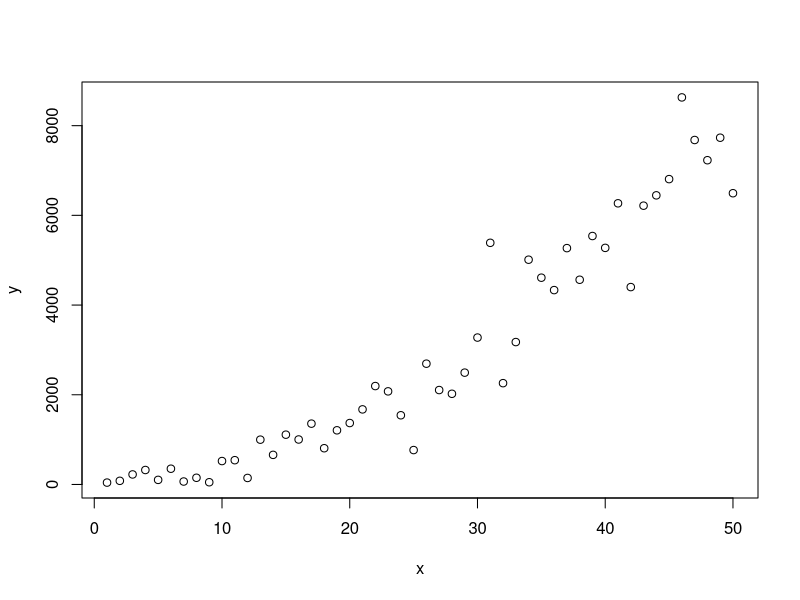
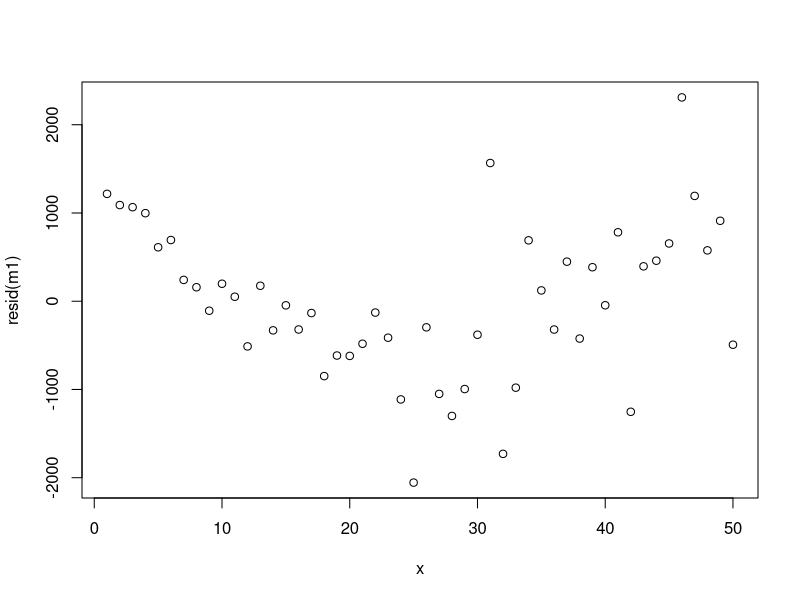
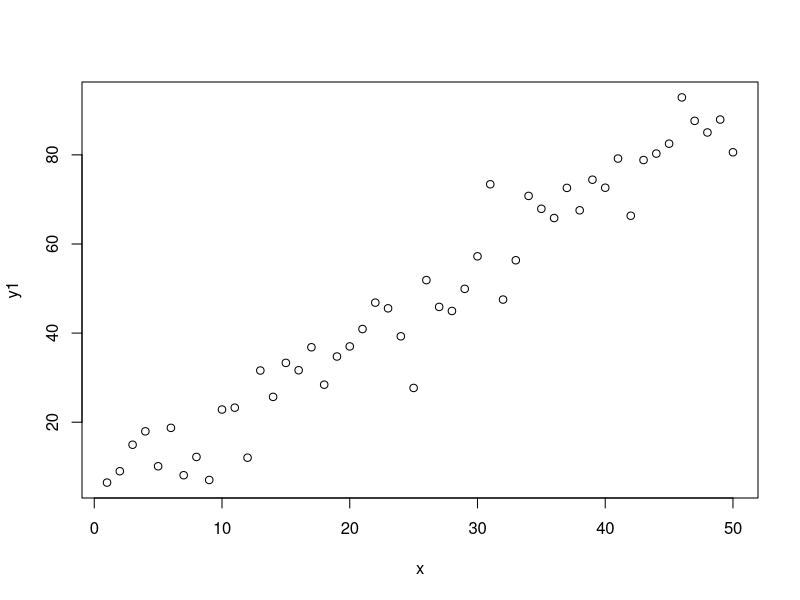
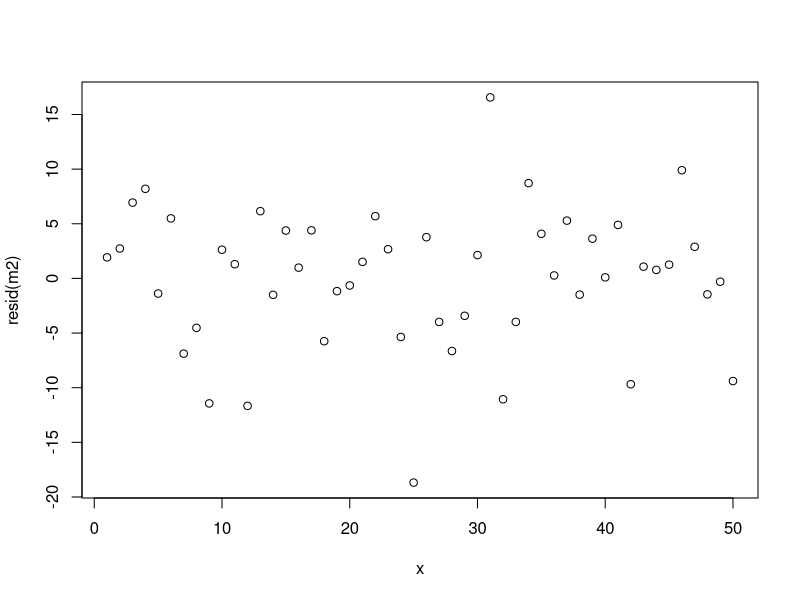

Generate these figures, in order, with R:
# Transformation illustration.

# Let us generate an example data
set.seed(123456789)
# Create sequence of data between 1 and 50
x <- seq(1, 50)
y <- (runif(1, 0.1, 2.5) * x + rnorm(50, mean = 2, sd = 6))^2

# The plot shows that this data does not have a linear pattern.
plot(x, y)

m1 <- lm(y ~ x)
summary(m1)
# We see also in the residual plot that the data does not show a linear pattern.
plot(x, resid(m1))


# Now, let us transform the data to a new form.
# We calculate the square root of y
y1 <- sqrt(y)

# Now, data has a linear pattern.
plot(x, y1)

m2 <- lm(y1 ~ x)
summary(m2)

# Residual plot also shows a clear linear pattern.
plot(x, resid(m2))
